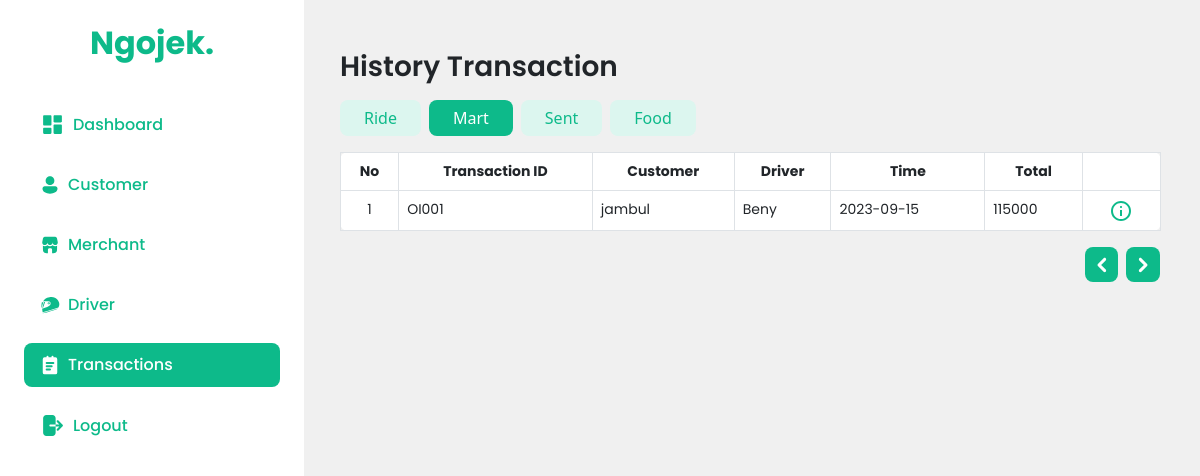
Screenshot of /dashboard/pages/admin/transaction.php?history=mart (signed in) with the database file from the repository.
### tables this page shows
CREATE TABLE `order_item` (
  `order_itemid` char(5) NOT NULL CHECK (`order_itemid` regexp '^OI[0-9][0-9][0-9]'),
  `driver_id` char(5) DEFAULT NULL,
  `customer_id` char(5) DEFAULT NULL,
  `merchant_id` char(5) DEFAULT NULL,
  `transaction_date` date DEFAULT NULL
);

CREATE TABLE `customers` (
  `customer_id` char(5) NOT NULL,
  `subscription_id` char(5) DEFAULT NULL,
  `name` varchar(100) DEFAULT NULL,
  `gender` enum('male','female') DEFAULT NULL,
  `age` int(11) DEFAULT NULL,
  `username` varchar(100) DEFAULT NULL,
  `password` varchar(100) DEFAULT NULL,
  `address` varchar(255) NOT NULL,
  `phone_number` varchar(15) NOT NULL
);

CREATE TABLE `driver` (
  `driver_id` char(5) NOT NULL CHECK (`driver_id` regexp '^DI[0-9][0-9][0-9]'),
  `vehicle` varchar(100) DEFAULT NULL,
  `name` varchar(100) DEFAULT NULL,
  `age` int(11) DEFAULT NULL,
  `gender` enum('male','female') DEFAULT NULL,
  `phone_number` varchar(15) DEFAULT NULL,
  `number_plate` varchar(15) NOT NULL
);

### dashboard/pages/admin/transactionMart.php (the view, shortened to what this page needs)
<?php
include("../../../Database/connection.php");
$start = 0;
$rowPerPage = 10;
$rows = mysqli_query($conn, "select * from order_item");
$numRows = mysqli_num_rows($rows);
$pages = ceil($numRows / $rowPerPage);
$history = $_GET["history"];
?>
<!DOCTYPE html>
<html lang="en">
<head>
    <link href="https://cdn.jsdelivr.net/npm/bootstrap@5.0.2/dist/css/bootstrap.min.css" rel="stylesheet">
    <link rel="stylesheet" href="style/style.css">
    <link rel="stylesheet" href="style/transaction.css">
</head>
<body>
    <table class="table table-bordered bg-white">
        <thead>
            <tr>
                <th scope="col">No</th>
                <th scope="col">Transaction ID</th>
                <th scope="col">Customer</th>
                <th scope="col">Driver</th>
                <th scope="col">Time</th>
                <th scope="col">Total</th>
                <th scope="col"></th>
            </tr>
        </thead>
        <tbody>
            <?php
            $no = 1;
            $sql = "SELECT oi.order_itemid, oi.transaction_date, c.name AS customer_name, d.name AS driver_name, oid.quantity, i.item_id, i.name AS product_name, i.price, (i.price * oid.quantity) AS total, SUM((i.price*oid.quantity)) AS grand_total, m.name as merchant_name FROM order_item oi
            JOIN customers c ON oi.customer_id = c.customer_id
            JOIN driver d ON oi.driver_id = d.driver_id
            JOIN order_item_detail oid ON oi.order_itemid = oid.order_itemid
            JOIN item i ON oid.item_id = i.item_id
            JOIN merchant m on i.merchant_id = m.merchant_id
            GROUP BY oi.order_itemid limit $start, $rowPerPage";
            $res = mysqli_query($conn, $sql);
            while ($row = mysqli_fetch_assoc($res)) :
                $no++;
            ?>
                <tr>
                    <th><?= ++$start; ?></th>
                    <td><?= $row["order_itemid"] ?></td>
                    <td><?= $row["customer_name"] ?></td>
                    <td><?= $row["driver_name"] ?></td>
                    <td><?= $row["transaction_date"] ?></td>
                    <td><?= $row["grand_total"] ?></td>
                    <th>
                        <button type="button" data-bs-toggle="modal" data-bs-target="#modalDetail<?= $no ?>">
                        </button>
                    </th>
                </tr>
            <?php endwhile; ?>
        </tbody>
    </table>
    <div class="wrap-bottom">
        <?php
        if (isset($_GET['page']) && $_GET['page'] > 1) {
        ?>
            <a href="?history=<?= $history ?>&page=<?= $_GET['page'] - 1 ?>">
                <button class="arrow-btn">
                    <svg xmlns="http://www.w3.org/2000/svg" width="24" height="24" viewBox="0 0 24 24" fill="none">
                        <g clip-path="url(#clip0_187_949)">
                            <path fill-rule="evenodd" clip-rule="evenodd" d="M7.94011 13.0601C7.65921 12.7788 7.50143 12.3976 7.50143 12.0001C7.50143 11.6026 7.65921 11.2213 7.94011 10.9401L13.5961 5.28209C13.8775 5.00083 14.2591 4.84287 14.657 4.84296C15.0548 4.84305 15.4363 5.00119 15.7176 5.28259C15.9989 5.56398 16.1568 5.94558 16.1567 6.34344C16.1566 6.7413 15.9985 7.12283 15.7171 7.40409L11.1211 12.0001L15.7171 16.5961C15.9905 16.8789 16.1419 17.2577 16.1386 17.651C16.1354 18.0443 15.9778 18.4206 15.6998 18.6988C15.4219 18.9771 15.0457 19.135 14.6524 19.1386C14.2591 19.1422 13.8801 18.9912 13.5971 18.7181L7.93911 13.0611L7.94011 13.0601Z" fill="white" />
                        </g>
                        <defs>
                            <clipPath id="clip0_187_949">
                                <rect width="24" height="24" fill="white" transform="translate(24 24) rotate(-180)" />
                            </clipPath>
                        </defs>
                    </svg>
                </button>
            </a>
        <?php
        } else {
        ?>
            <a href="">
                <button class="arrow-btn">
                </button>
            </a>
        <?php
        }
        ?>
        <?php
        if (!isset($_GET['page']) && $numRows > $rowPerPage) {
        ?>
            <a href="?history=<?= $history ?>&page=2">
                <button class="arrow-btn right-btn">
                    <svg xmlns="http://www.w3.org/2000/svg" width="24" height="24" viewBox="0 0 24 24" fill="none">
                        <g clip-path="url(#clip0_187_945)">
                            <path fill-rule="evenodd" clip-rule="evenodd" d="M16.0599 10.9399C16.3408 11.2212 16.4986 11.6024 16.4986 11.9999C16.4986 12.3974 16.3408 12.7787 16.0599 13.0599L10.4039 18.7179C10.1225 18.9992 9.74089 19.1571 9.34304 19.157C8.94518 19.1569 8.56365 18.9988 8.28239 18.7174C8.00113 18.436 7.84317 18.0544 7.84326 17.6566C7.84336 17.2587 8.00149 16.8772 8.28289 16.5959L12.8789 11.9999L8.28289 7.40391C8.00952 7.12114 7.85814 6.7423 7.86137 6.34901C7.8646 5.95571 8.02218 5.57941 8.30016 5.30117C8.57815 5.02292 8.95429 4.86499 9.34759 4.86139C9.74088 4.85779 10.1199 5.0088 10.4029 5.28191L16.0609 10.9389L16.0599 10.9399Z" fill="white" />
                        </g>
                        <defs>
                            <clipPath id="clip0_187_945">
                                <rect width="24" height="24" fill="white" />
                            </clipPath>
                        </defs>
                    </svg>
                </button>
            </a>
        <?php
        } elseif (!isset($_GET['page']) && $numRows <= $rowPerPage) {
        ?>
            <a href="">
                <button class="arrow-btn right-btn">
                </button>
            </a>
        <?php
        }
        ?>
    </div>
</body>
</html>

### dashboard/pages/admin/style/style.css (style rules this page uses)
:root { --primary: #0dba8a; --text-white: #ffffff; --text-black: #092e24; --bg-grey: #f0f0f0; --bg-secondary: #dcf6ef; }
body { margin: 0; padding: 0; }
* { -webkit-box-sizing: content-box; -moz-box-sizing: content-box; box-sizing: content-box; }
*:before, *:after { -webkit-box-sizing: content-box; -moz-box-sizing: content-box; box-sizing: content-box; }
.table { font-family: 'poppins'; font-size: 14px; border-radius: 0.5rem; }
table tbody tr th button { border: none; background-color: var(--text-white); }
table thead tr th { text-align: center; }
table tbody tr th { text-align: center; font-weight: 400; }
.wrap-bottom { display: flex; justify-content: right; }
.wrap-bottom a { text-decoration: none; }
.wrap-bottom a .arrow-btn { background-color: var(--primary); border-radius: .5rem; border: none; padding: .3rem .3rem; }
.wrap-bottom a .arrow-btn.right-btn { margin-left: .5rem; }

### dashboard/pages/admin/style/sidebar.css (style rules this page uses)
:root { --primary: #0dba8a; --text-white: #ffffff; --text-black: #092e24; --bg-grey: #f0f0f0; --bg-secondary: #dcf6ef; }
body { margin: 0; padding: 0; }

### dashboard/pages/admin/style/transaction.css (style rules this page uses)
:root { --primary: #0dba8a; --text-white: #ffffff; --text-black: #092e24; --bg-grey: #f0f0f0; --bg-secondary: #dcf6ef; }
body { margin: 0; padding: 0; }
* { -webkit-box-sizing: content-box; -moz-box-sizing: content-box; box-sizing: content-box; }
*:before, *:after { -webkit-box-sizing: content-box; -moz-box-sizing: content-box; box-sizing: content-box; }

### rows the page displays
order_item: order_itemid "OI001", customer.name "jambul", driver.name "Beny", transaction_date "2023-09-15", grand_total "115000"
